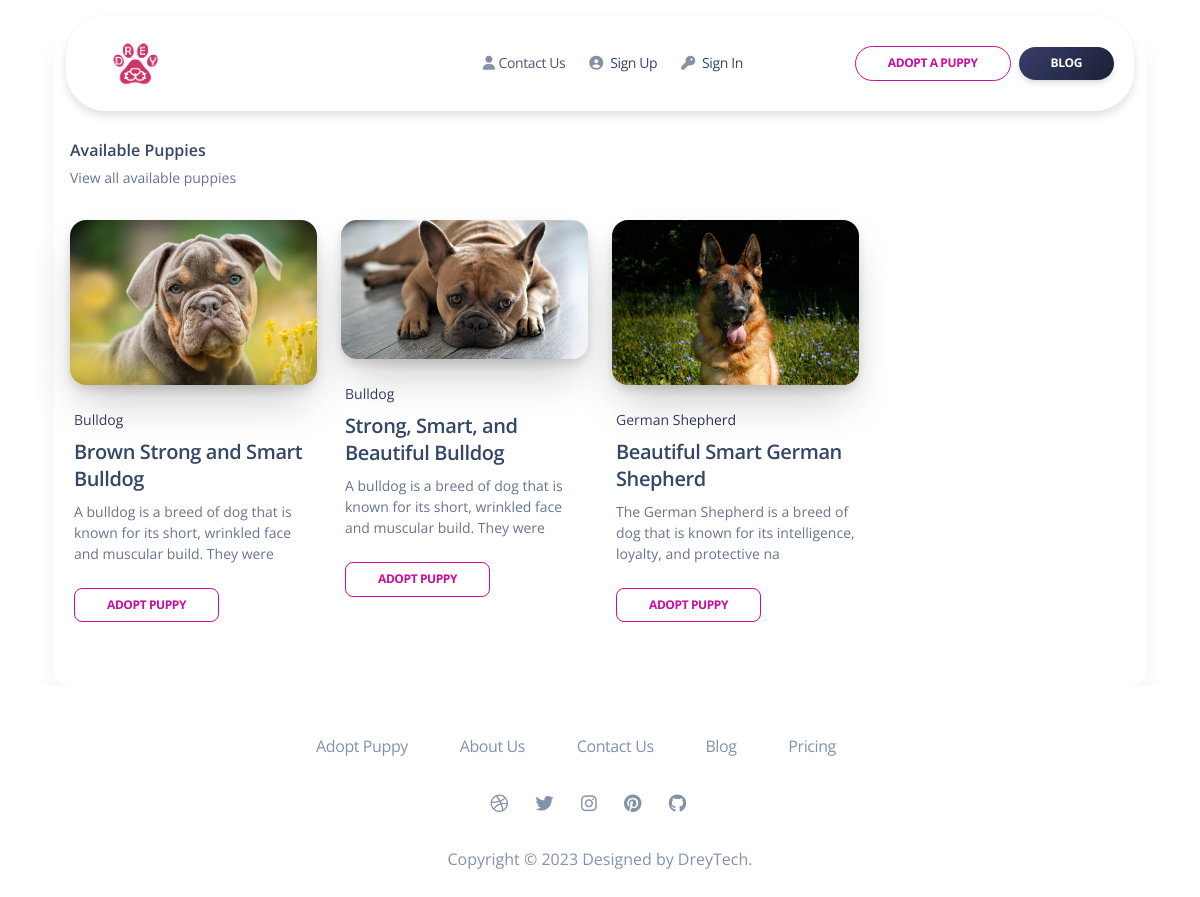
/list-puppy, run on the app's committed database.
### app/models.py (models this page shows, shortened)
class Puppy(models.Model):
    title = models.CharField(max_length =150, verbose_name = 'Puppy Name')
    slug = models.SlugField(max_length=200, unique=True)
    puppy_breed = models.CharField(max_length=29, choices=BREED, verbose_name="Breed")
    banner = models.ImageField(upload_to="puppy/banner", verbose_name = 'Puppy Featured Image')
    dob = models.DateField()
    description = models.TextField(verbose_name = 'Post Contents')
    price = models.IntegerField()
    sire = models.CharField(max_length =150, blank = True, null = True)
    dam = models.CharField(max_length =150, blank = True, null = True)
    male = models.IntegerField()
    female = models.IntegerField()
    health_vaccine = models.CharField(max_length =150)
    created_date = models.DateTimeField(auto_now_add=True)
    updated_on = models.DateTimeField(auto_now=True)
    status = models.CharField(max_length=10, choices=STATUS, default="Available")
    class Meta:
        ordering  = ['-created_date']

### app/views.py (the view)
# urls.py: path('list-puppy', views.ListPuppy.as_view(), name="list_puppy"),
class ListPuppy(ListView):
    model = Puppy
    queryset = Puppy.objects.all().order_by('-created_date')
    template_name = 'app/litters.html'
    context_object_name = 'list_puppies'

### templates/app/litters.html (shortened to what this page needs)
{% extends "app/base.html" %} {% load static %}
{% block content %}
<section>
  <div class="page-header min-vh-75">
    <div class="container">
      <div class="row">
        {% if list_puppies %}
        <div class="col-12 mt-4">
          <div class="card">
            <div class="card-header pb-0 p-3 mt-5">
              <h6 class="mb-1 mt-5">Available Puppies</h6>
              <p class="text-sm">View all available puppies</p>
            </div>
            <div class="card-body p-3">
              <div class="row">
                {% for p in list_puppies %}
                <div class="col-xl-3 col-md-6 mb-xl-0 mb-4">
                  <div class="card card-blog card-plain">
                    <div class="position-relative">
                      <a class="d-block shadow-xl border-radius-xl">
                        <img
                          src="{{ p.banner.url }}"
                          alt="img-blur-shadow"
                          class="img-fluid shadow border-radius-xl"
                        />
                      </a>
                    </div>
                    <div class="card-body px-1 pb-0">
                      <p class="text-gradient text-dark mb-2 text-sm">
                        {{ p.puppy_breed }}
                      </p>
                      <a href="javascript:;">
                        <h5>{{ p.title }}</h5>
                      </a>
                      <p class="mb-4 text-sm">{{ p.description|slice:100 }}</p>
                      <div
                        class="d-flex align-items-center mb-5 justify-content-between"
                      >
                        <a
                          type="button" href="{% url 'puppy_detail' p.slug %}"
                          class="btn btn-outline-primary btn-sm mb-0"
                        >
                          Adopt Puppy
                        </a>
                      </div>
                    </div>
                  </div>
                </div>
                {% endfor %}
              </div>
            </div>
          </div>
        </div>
        {% endif %}
      </div>
    </div>
  </div>
</section>
{% endblock %}

### templates/app/base.html (shortened to what this page needs)
{% load static %}
<!DOCTYPE html>
<html lang="en">
<head>
  <link rel="stylesheet" href="https://cdn.jsdelivr.net/npm/bootstrap@4.0.0/dist/css/bootstrap.min.css">
  <link href="{% static 'app/assets/css/nucleo-icons.css' %}" rel="stylesheet" />
  <link href="{% static 'app/assets/css/nucleo-svg.css' %}" rel="stylesheet" />
  <link href="{% static 'app/assets/css/nucleo-svg.css' %}" rel="stylesheet" />
  <link id="pagestyle" href="{% static 'app/assets/css/soft-ui-dashboard.css' %}" rel="stylesheet" />
</head>
<body class="">
  <div class="container position-sticky z-index-sticky top-0">
    <div class="row">
      <div class="col-12">
        {% include "app/includes/nav.html" %}
      </div>
    </div>
  </div>
  <main class="main-content  mt-0">
  {% block content %}
    {% endblock %}
  </main>
   {% include "app/includes/footer.html" %}
</body>
</html>

### templates/app/includes/nav.html (shortened to what this page needs)
{% load static %}
<nav class="navbar navbar-expand-lg blur blur-rounded top-0 z-index-3 shadow position-absolute my-3 py-2 start-0 end-0 mx-4">
          <div class="container-fluid pe-0">
            <a class="navbar-brand font-weight-bolder ms-lg-0 ms-3 " href="{% url 'home' %}">
              <img src="{% static 'app/assets/img/logo.png' %}" class="navbar-brand-img h-100" height="60" width="60" alt="main_logo">
            </a>
            <div class="collapse navbar-collapse" id="navigation">
              <ul class="navbar-nav mx-auto ms-xl-auto me-xl-7">
              <li class="nav-item">
                  <a class="nav-link d-flex align-items-center me-2 active" aria-current="page" href="{% url 'contact' %}">
                    <i class="fa fa-user opacity-6 text-dark me-1"></i>
                    Contact Us
                  </a>
                </li>
              {% if user.is_authenticated %}
                <li class="nav-item">
                  <a class="nav-link d-flex align-items-center me-2 active" aria-current="page" href="{% url 'dashboard' %}">
                    <i class="fa fa-chart-pie opacity-6 text-dark me-1"></i>
                    Dashboard
                  </a>
                </li>
                <li class="nav-item">
                  <a class="nav-link me-2" href="{% url 'logout' %}">
                    <i class="fa fa-power-off opacity-6 text-dark me-1"></i>
                    Log Out
                  </a>
                </li>
                {% else %}
                <li class="nav-item">
                  <a class="nav-link me-2" href="{% url 'signup' %}">
                    <i class="fas fa-user-circle opacity-6 text-dark me-1"></i>
                    Sign Up
                  </a>
                </li>
                <li class="nav-item">
                  <a class="nav-link me-2" href="{% url 'login' %}">
                    <i class="fas fa-key opacity-6 text-dark me-1"></i>
                    Sign In
                  </a>
                </li>
                {% endif %}
              </ul>
              <li class="nav-item d-flex align-items-center">
                <a class="btn btn-round btn-sm mb-0 btn-outline-primary me-2" target="_blank" href="{% url 'list_puppy' %}">Adopt a puppy</a>
              </li>
              <ul class="navbar-nav d-lg-block d-none">
                <li class="nav-item">
                  <a href="{% url 'blog' %}" class="btn btn-sm btn-round mb-0 me-1 bg-gradient-dark">Blog</a>
                </li>
              </ul>
            </div>
          </div>
        </nav>

### templates/app/includes/footer.html (shortened to what this page needs)
<footer class="footer py-5">
    <div class="container">
      <div class="row">
        <div class="col-lg-8 mb-4 mx-auto text-center">
          <a href="javascript:;" target="_blank" class="text-secondary me-xl-5 me-3 mb-sm-0 mb-2">
            Adopt Puppy
          </a>
          <a href="javascript:;" target="_blank" class="text-secondary me-xl-5 me-3 mb-sm-0 mb-2">
            About Us
          </a>
          <a href="javascript:;" target="_blank" class="text-secondary me-xl-5 me-3 mb-sm-0 mb-2">
            Contact Us
          </a>
          <a href="javascript:;" target="_blank" class="text-secondary me-xl-5 me-3 mb-sm-0 mb-2">
            Blog
          </a>
          <a href="javascript:;" target="_blank" class="text-secondary me-xl-5 me-3 mb-sm-0 mb-2">
            Pricing
          </a>
        </div>
        <div class="col-lg-8 mx-auto text-center mb-4 mt-2">
          <a href="javascript:;" target="_blank" class="text-secondary me-xl-4 me-4">
            <span class="text-lg fab fa-dribbble"></span>
          </a>
          <a href="javascript:;" target="_blank" class="text-secondary me-xl-4 me-4">
            <span class="text-lg fab fa-twitter"></span>
          </a>
          <a href="javascript:;" target="_blank" class="text-secondary me-xl-4 me-4">
            <span class="text-lg fab fa-instagram"></span>
          </a>
          <a href="javascript:;" target="_blank" class="text-secondary me-xl-4 me-4">
            <span class="text-lg fab fa-pinterest"></span>
          </a>
          <a href="javascript:;" target="_blank" class="text-secondary me-xl-4 me-4">
            <span class="text-lg fab fa-github"></span>
          </a>
        </div>
      </div>
      <div class="row">
        <div class="col-8 mx-auto text-center mt-1">
          <p class="mb-0 text-secondary">
            Copyright ©  Designed by DreyTech.
          </p>
        </div>
      </div>
    </div>
  </footer>

### data on the page
Puppy: banner (picture), puppy_breed "Bulldog", title "Brown Strong and Smart Bulldog", description "A bulldog is a breed of dog that is known for its short, wrinkled face and muscular build. They were"
Puppy: banner (picture), puppy_breed "Bulldog", title "Strong, Smart, and Beautiful Bulldog", description "A bulldog is a breed of dog that is known for its short, wrinkled face and muscular build. They were"
Puppy: banner (picture), puppy_breed "German Shepherd", title "Beautiful Smart German Shepherd", description "The German Shepherd is a breed of dog that is known for its intelligence, loyalty, and protective na"
